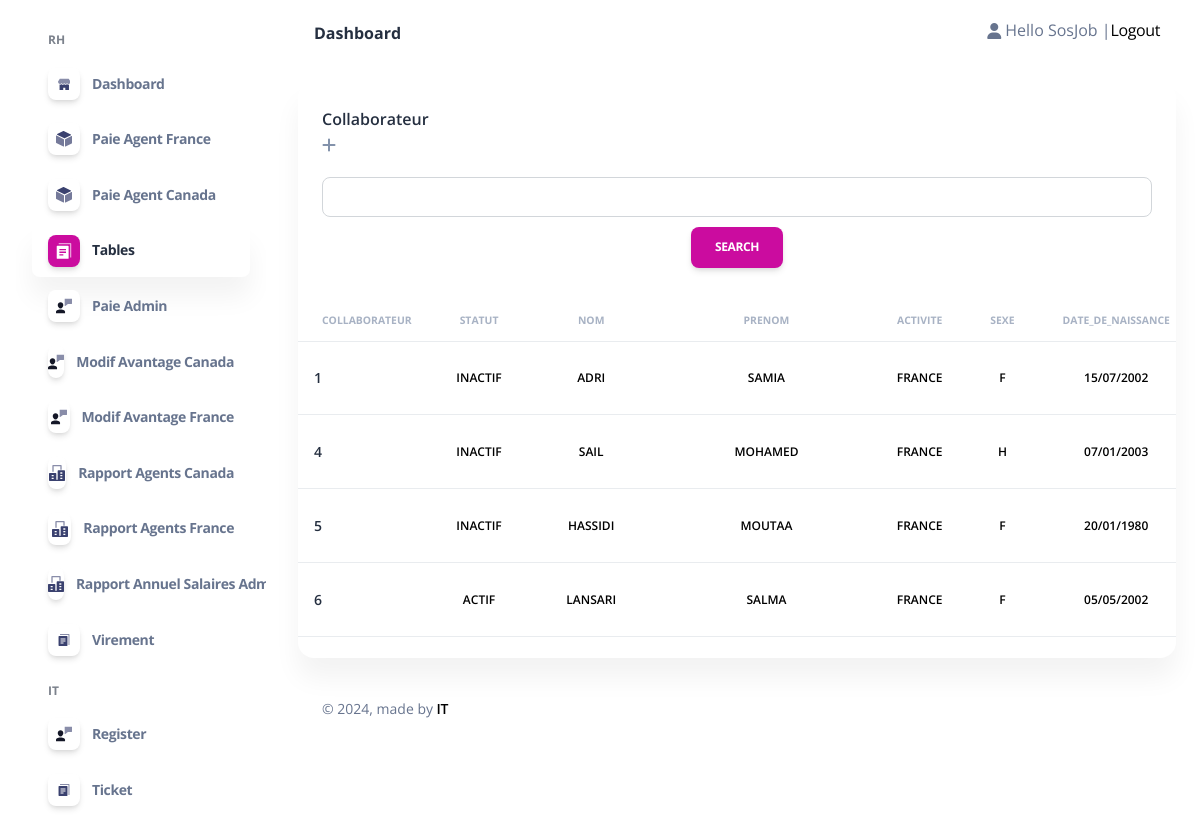
The page /table/ (signed in) on the database its author committed.
### admin_Sos/models.py (models this page shows, shortened)
class Collaborateur(models.Model):
    Statut_P= (
        ('AGENT','AGENT'),
        ('CADRE','CADRE'),
        ('TECHNICIEN','TECHNICIEN'),
        ('STAGIAIRE','STAGIAIRE'),
    )
    STATUT_statut = (
        ('ACTIF','ACTIF'),
        ('INACTIF','INACTIF'),
        ('FORMATION','FORMATION'),
        ('STAGE','STAGE'),
    )
    STATUT_activite = (
        ('FRANCE','FRANCE'),
        ('CANADA','CANADA'),
    )
    STATUT_causededepart = (
        ('Demission','Demission'),
        ('Licenciement','Licenciement'),
        ('FPE','FPE'),
        ('Fin de contrat','Fin de contrat'),
        ('Comportement','Comportement'),
        ('Etudes','Etudes'),
        ('Sans motif(Volantaire)','Sans motif(Volantaire)'),
        ('Autre','Autre'),
    )
    Contart = (
        ('Etranger','Etranger'),
        ('Stage','Stage'),
        ('CDD','CDD'),
        ('CDI','CDI'),
    )
    TTGD = (
        ('Célibataire ','Célibataire'),
        ('Marié(e)','Marié(e)'),
        ('Divorcé(e)','Divorcé(e)'),
        ('Veuf(ve)','Veuf(ve)'),
    )
    statut_sexe = (
        ('H','H'),
        ('F','F'),
    )
    statut_TF = (
        ('OUI','OUI'),
        ('NON','NON'),
    )
    Statut = models.CharField(max_length=10,null=True,blank=True,choices=STATUT_statut)
    Nom = models.CharField(max_length=500,null=True,blank=True)
    Prenom = models.CharField(max_length=500,null=True,blank=True)
    Sexe = models.CharField(max_length=50,null=True,blank=True,choices=statut_sexe)
    Date_de_naissance = models.DateField(null=True,blank=True)
    Age = models.PositiveIntegerField(null=True,blank=True)
    Situation_familiale = models.CharField(max_length=100, null=True,blank=True,choices=TTGD)
    Nombre_d_enfants = models.FloatField(default=0, null=True,blank=True)
    N_CIN =models.CharField(default="-",max_length=120 ,null=True,blank=True)
    N_Passeport=models.CharField(default="-",max_length=300 ,null=True,blank=True)
    Nationalité=models.CharField(default="-",max_length=200,null=True,blank=True)
    Adresse_postale=models.CharField(default="-",max_length=200,null=True,blank=True)
    Ville=models.CharField(default="-",max_length=100,null=True,blank=True)
    E_mail= models.EmailField(null=True,blank=True)
    Declaration_CNSS= models.CharField(max_length=100,null=True,blank=True,choices=statut_TF)
    N_de_téléphone=models.CharField(max_length=200,null=True,blank=True)
    RIB = models.CharField(default="-",max_length=300,null=True,blank=True)
    N_CNSS= models.CharField(default="-",max_length=200,null=True,blank=True)
    Type_de_contrat= models.CharField(max_length=100,null=True,blank=True,choices=Contart)
    Salaire_base = models.PositiveBigIntegerField(default=0,null=True,blank=True)
    Nombre_de_Jour_Travaille_Admin= models.PositiveIntegerField(default=0,null=True,blank=True)
    Poste = models.CharField(max_length=100,null=True,blank=True)
    CSP = models.CharField(max_length=100,null=True,blank=True,choices=Statut_P)
    Date_d_entrée = models.DateField(null=True,blank=True)
    Date_de_Sortie = models.DateField(null=True,blank=True)
    anciennetee = models.IntegerField(default=0,null=True, blank=True)
    Motif_de_départ = models.CharField(default="-",max_length=1000,null=True,blank=True,choices=STATUT_causededepart)
    Commentaire = models.CharField(default="-",max_length=1000,null=True,blank=True)
    Prime_Produit = models.FloatField(default=0,null=True,blank=True)
    Nbre_d_heures_Travaillees= models.FloatField(default=0,null=True,blank=True)
    Planifier= models.FloatField(default=0,null=True,blank=True)
    Avance_sur_salaire = models.FloatField(default=0,null=True,blank=True)
    S_H = models.FloatField(default=0,null=True, blank=True)
    Activite=models.CharField(max_length=100,null=True,blank=True,choices=STATUT_activite)
    user =models.OneToOneField(User, null=True,blank=True,on_delete=models.CASCADE)

### admin_Sos/decorators.py (the view)
        def wrapper_func(request,*args, **kwargs):
            group=None
            if request.user.groups.exists():
                group= request.user.groups.all()[0].name
            if group == 'Admin':
                return view_func(request,*args, **kwargs)
            if group == 'Agent':
                return redirect('home')
            else:
                return redirect('login')

### Templates/admin_/tables.html (shortened to what this page needs)
{% extends 'admin_/Base/homebase_admin.html' %}
{% block body %}{% include 'admin_/content/Modify/content_table.html'%}{% endblock  %}

### Templates/admin_/Base/header_admin.html (shortened to what this page needs)
{% load static %}
<body class="g-sidenav-show h-100  bg-gray-100" style="background-color: white !important;">
  <aside class="sidenav navbar navbar-vertical navbar-expand-xs border-0 border-radius-xl my-3 fixed-left ms-3" id="sidenav-main">
    <div class="collapse navbar-collapse h-100 w-auto" id="sidenav-collapse-main">
      <ul class="navbar-nav">
        <li class="nav-item mt-3">
          <h6 class="ps-4 ms-2 text-uppercase text-xs font-weight-bolder opacity-6" style="font-weight: bold;!important">RH</h6>
        </li>
        <li class="nav-item">
          <a class="nav-link  {% if request.path == '/home_admin/' %}active{% endif %}" href="{% url 'home_admin' %}">
            <div class="icon icon-shape icon-sm shadow border-radius-md bg-white text-center me-2 d-flex align-items-center justify-content-center">
            </div>
            <span class="nav-link-text ms-1" style="font-weight: bold;!important">Dashboard</span>
          </a>
        </li>
        <li class="nav-item">
          <a class="nav-link {% if request.path == '/HW/' %}active{% endif %}" href="{% url 'tableF' %}">
            <div class="icon icon-shape icon-sm shadow border-radius-md bg-white text-center me-2 d-flex align-items-center justify-content-center">
            </div>
            <span class="nav-link-text ms-1"style="font-weight: bold;!important">Paie Agent France</span>
          </a>
        </li>
        <li class="nav-item">
          <a class="nav-link {% if request.path == '/HW/' %}active{% endif %}" href="{% url 'tableC' %}">
            <div class="icon icon-shape icon-sm shadow border-radius-md bg-white text-center me-2 d-flex align-items-center justify-content-center">
            </div>
            <span class="nav-link-text ms-1"style="font-weight: bold;!important">Paie Agent Canada</span>
          </a>
        </li>
        <li class="nav-item">
          <a class="nav-link {% if request.path == '/table/' %}active{% endif %} " href="{% url 'table' %}">
            <div class="icon icon-shape icon-sm shadow border-radius-md bg-white text-center me-2 d-flex align-items-center justify-content-center">
            </div>
            <span class="nav-link-text ms-1"style="font-weight: bold;!important">Tables</span>
          </a>
        </li>
        <li class="nav-item">
          <a class="nav-link {% if request.path == '/Salaire Admin/' %}active{% endif %} " href="{% url 'salaire_admin' %}">
            <div class="icon icon-shape icon-sm shadow border-radius-md bg-white text-center me-2 d-flex align-items-center justify-content-center">
            </div>
            <span class="nav-link-text ms-1"style="font-weight: bold;!important">Paie Admin</span>
          </a>
        </li>
        <li class="nav-item">
          <a class="nav-link {% if request.path == '/Salaire Modifier/' %}active{% endif %}  " href="{% url 'ModifSC' %}">
            <div class="icon icon-shape icon-sm shadow border-radius-md bg-white text-center me-2 d-flex align-items-center justify-content-center">
            </div>
            <span class="nav-link-text ms-1"style="font-weight: bold;!important">Modif Avantage Canada</span>
          </a>
        </li>
        <li class="nav-item">
          <a class="nav-link {% if request.path == '/Salaire Modifier/' %}active{% endif %}  " href="{% url 'ModifSF' %}">
            <div class="icon icon-shape icon-sm shadow border-radius-md bg-white text-center me-2 d-flex align-items-center justify-content-center">
            </div>
            <span class="nav-link-text ms-1"style="font-weight: bold;!important">Modif Avantage France</span>
          </a>
        </li>
        <li class="nav-item">
          <a class="nav-link  {% if request.path == '/rapport Agent/' %}active{% endif %} " href="{% url 'rapport Agent Canada' %}">
            <div class="icon icon-shape icon-sm shadow border-radius-md bg-white text-center me-2 d-flex align-items-center justify-content-center">
            </div>
            <span class="nav-link-text ms-1"style="font-weight: bold;!important">Rapport Agents Canada</span>
          </a>
        </li>
        <li class="nav-item">
          <a class="nav-link  {% if request.path == '/rapport Agent/' %}active{% endif %} " href="{% url 'rapport Agent France' %}">
            <div class="icon icon-shape icon-sm shadow border-radius-md bg-white text-center me-2 d-flex align-items-center justify-content-center">
            </div>
            <span class="nav-link-text ms-1"style="font-weight: bold;!important">Rapport Agents France</span>
          </a>
        </li>
        <li class="nav-item">
          <a class="nav-link {% if request.path == '/rapport Admin/' %}active{% endif %} " href="{% url 'rapport Admin' %}">
            <div class="icon icon-shape icon-sm shadow border-radius-md bg-white text-center me-2 d-flex align-items-center justify-content-center">
            </div>
            <span class="nav-link-text ms-1"style="font-weight: bold;!important">Rapport Annuel Salaires Admins</span>
          </a>
        </li>
        <li class="nav-item">
          <a class="nav-link {% if request.path == '/Virement/' %}active{% endif %} " href="{% url 'virement' %}">
            <div class="icon icon-shape icon-sm shadow border-radius-md bg-white text-center me-2 d-flex align-items-center justify-content-center">
            </div>
            <span class="nav-link-text ms-1"style="font-weight: bold;!important">Virement</span>
          </a>
        </li>
        <li class="nav-item mt-3">
          <h6 class="ps-4 ms-2 text-uppercase text-xs font-weight-bolder opacity-6" style="font-weight: bold;!important">IT</h6>
        </li>
        <li class="nav-item">
          <a class="nav-link {% if request.path == '/register/' %}active{% endif %} " href="{% url 'register' %}">
            <div class="icon icon-shape icon-sm shadow border-radius-md bg-white text-center me-2 d-flex align-items-center justify-content-center">
            </div>
            <span class="nav-link-text ms-1"style="font-weight: bold;!important">Register</span>
          </a>
        </li>
        <li class="nav-item">
          <a class="nav-link {% if request.path == '/test/' %}active{% endif %} " href="">
            <div class="icon icon-shape icon-sm shadow border-radius-md bg-white text-center me-2 d-flex align-items-center justify-content-center">
            </div>
            <span class="nav-link-text ms-1"style="font-weight: bold;!important">Ticket</span>
          </a>
        </li>
      </ul>
    </div>
  </aside>
  <main class="main-content mt-1 border-radius-lg">
    <nav class="navbar navbar-main navbar-expand-lg px-0 mx-4 shadow-none border-radius-xl" id="navbarBlur" navbar-scroll="true">
      <div class="container-fluid py-1 px-3">
        <nav aria-label="breadcrumb">
          <ol class="breadcrumb bg-transparent mb-0 pb-0 pt-1 px-0 me-sm-6 me-5">
          </ol>
          <h6 class="font-weight-bolder mb-0"style="font-weight: bold;!important;" >Dashboard</h6>
        </nav>
        <div class="collapse navbar-collapse mt-sm-0 mt-2 me-md-0 me-sm-4" id="navbar">
          <ul class="navbar-nav  justify-content-end">
            <li class="nav-item d-flex align-items-center">
              {% if request.user.is_authenticated%}
                <i class="fa fa-user me-sm-1"></i>
				    			    <div> Hello {{request.user}} | </a></div>
                      <div><a  href="{% url 'logout' %}" > Logout</a></div>
						  {% endif %}
            </li>
          </ul>
        </div>
      </div>
    </nav>

### Templates/admin_/content/Modify/content_table.html (shortened to what this page needs)
    <div class="container-fluid py-4">
      <div class="row">
        <div class="col-12">
          <div class="card mb-4">
            <div class="card-header pb-0">
              <h6>Collaborateur<br>
              <a href="{% url 'AddC' %}" class="fa fa-plus text-secondary mb-3"></a>
              </h6>
              <div class="header_search_form_container">
                <form role="form text-center" action="{% url 'table' %}" method="GET">
                  <div class="mb-3 text-center">
                    <input type="search" name="Nom" class="form-control  text-center ">
                    <button type="submit" style = 'margin-top : 10px' value="Submit" class="btn btn-primary">search</button>
                  </div>
                </form>
            </div>
            </div>
            <div class="card-body px-0 pt-0 pb-2">
              <div class="table-responsive p-0" style="height: 350px; overflow-y: auto;">
                <table class="table align-items-center mb-0" style="color: black !important">
                  <thead>
                    <tr>
                      <th class="text-uppercase text-secondary text-xxs font-weight-bolder opacity-7">Collaborateur</th>
                      <th class="text-center text-uppercase text-secondary text-xxs font-weight-bolder opacity-7">Statut</th>
                      <th class="text-center text-uppercase text-secondary text-xxs font-weight-bolder opacity-7" >Nom</th>
                      <th class="text-center text-uppercase text-secondary text-xxs font-weight-bolder opacity-7">Prenom</th>
                      <th class="text-center text-uppercase text-secondary text-xxs font-weight-bolder opacity-7">Activite</th>
                      <th class="text-center text-uppercase text-secondary text-xxs font-weight-bolder opacity-7">Sexe</th>
                      <th class="text-center text-uppercase text-secondary text-xxs font-weight-bolder opacity-7">Date_de_naissance</th>
                    </tr>
                  </thead>
                  <tbody>
                  {% for C in collaborateur %}
                    <tr>
                      <td>
                        <div class="d-flex px-2 py-1">
                          <div class="d-flex flex-column justify-content-center">
                            <h6 class="mb-0 text-sm">{{ C.id }}</h6>
                          </div>
                        </div>
                      </td>
                      <td class="align-middle text-center">
                        <p class="text-xs font-weight-bold mb-0">{{ C.Statut }}</p>
                      </td>
                      <td class="align-middle text-center fixed">
                        <p class="text-xs font-weight-bold mb-0 fixed">{{ C.Nom }}</p>
                      </td>
                      <td class="align-middle text-center fixed">
                        <p class="text-xs font-weight-bold mb-0 fixed">{{ C.Prenom }}</p>
                      </td>
                      <td class="align-middle text-center">
                        <p class="text-xs font-weight-bold mb-0">{{ C.Activite }}</p>
                      </td>
                      <td class="align-middle text-center">
                        <p class="text-xs font-weight-bold mb-0">{{ C.Sexe}}</p>
                      </td>
                      <td class="align-middle text-center">
                        {% if C.Date_de_naissance %}
                            <p class="text-xs font-weight-bold mb-0">{{ C.Date_de_naissance|date:"d/m/Y" }}</p>
                        {% else %}
                            <p class="text-xs font-weight-bold mb-0">-</p>
                        {% endif %}
                      </td>
                    </tr>
                    {% endfor %}
                  </tbody>
                </table>
              </div>
            </div>
          </div>
        </div>
      </div>

### rows shown on the page
Collaborateur: id "1", Statut "INACTIF", Nom "ADRI", Prenom "SAMIA", Activite "FRANCE", Sexe "F", Date_de_naissance "15/07/2002"
Collaborateur: id "4", Statut "INACTIF", Nom "SAIL", Prenom "MOHAMED", Activite "FRANCE", Sexe "H", Date_de_naissance "07/01/2003"
Collaborateur: id "5", Statut "INACTIF", Nom "HASSIDI", Prenom "MOUTAA", Activite "FRANCE", Sexe "F", Date_de_naissance "20/01/1980"
Collaborateur: id "6", Statut "ACTIF", Nom "LANSARI", Prenom "SALMA", Activite "FRANCE", Sexe "F", Date_de_naissance "05/05/2002"

### other values the page prints
{{ request.user }} "SosJob"
